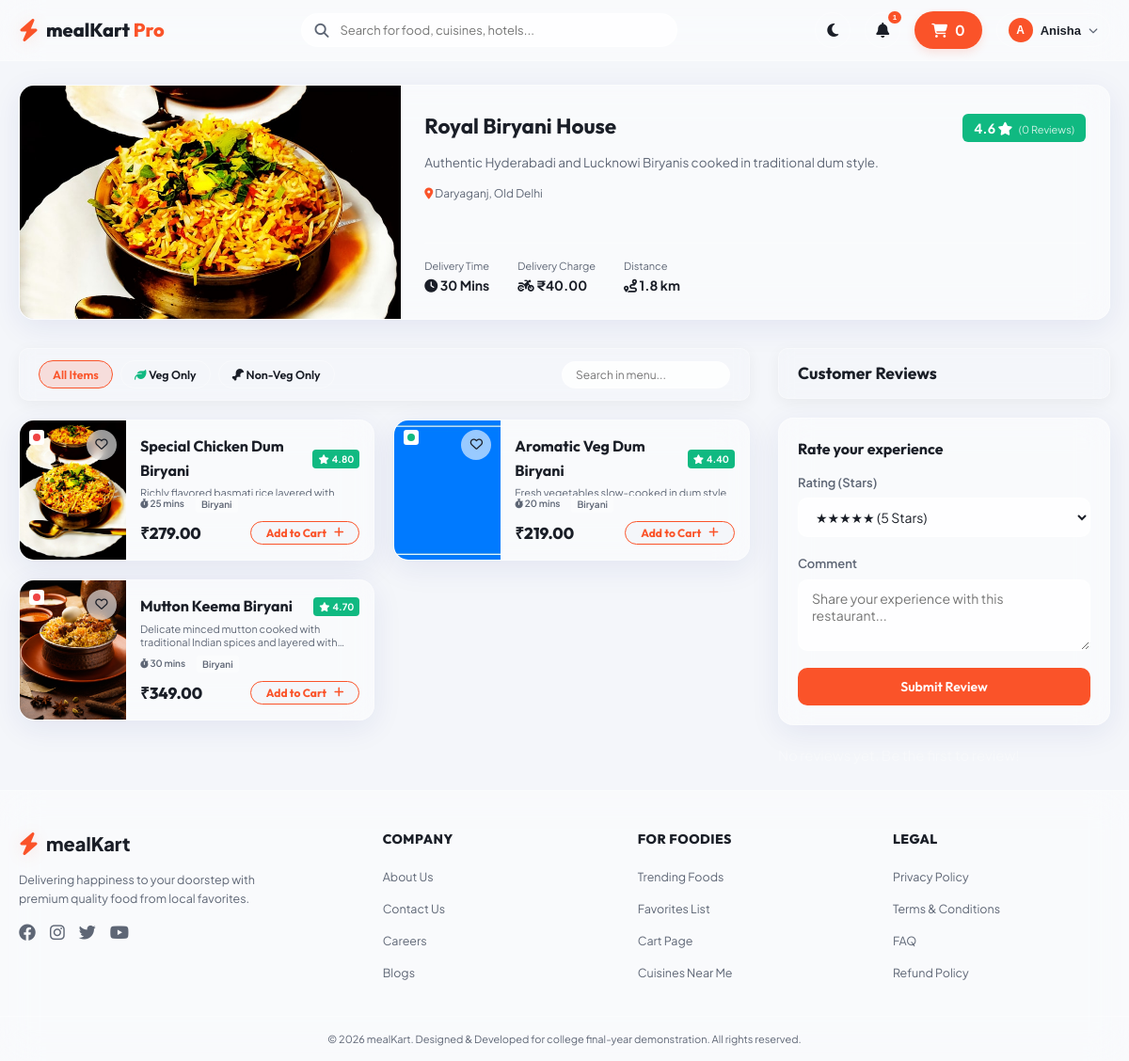
Page /hotel/2/ (signed in) on the committed database.
### foodapp/models.py (models this page shows, shortened)
class Hotel(models.Model):
    name = models.CharField(max_length=100)
    rating = models.DecimalField(max_digits=3, decimal_places=2, default=4.0, validators=[MinValueValidator(1.0), MaxValueValidator(5.0)])
    delivery_time = models.IntegerField(help_text="In minutes")
    delivery_charges = models.DecimalField(max_digits=5, decimal_places=2, default=0.0)
    distance = models.DecimalField(max_digits=4, decimal_places=1, help_text="In km")
    is_veg_only = models.BooleanField(default=False)
    has_non_veg = models.BooleanField(default=True)
    image = models.ImageField(upload_to='hotels/', blank=True, null=True, default='hotels/default_hotel.jpg')
    description = models.TextField(blank=True, null=True)
    address = models.TextField(blank=True, null=True)
    featured = models.BooleanField(default=False)

class FoodItem(models.Model):
    hotel = models.ForeignKey(Hotel, on_delete=models.CASCADE, related_name='menu_items')
    category = models.ForeignKey(Category, on_delete=models.SET_NULL, null=True, related_name='food_items')
    name = models.CharField(max_length=100)
    description = models.TextField()
    price = models.DecimalField(max_digits=6, decimal_places=2)
    rating = models.DecimalField(max_digits=3, decimal_places=2, default=4.0, validators=[MinValueValidator(1.0), MaxValueValidator(5.0)])
    is_veg = models.BooleanField(default=True)
    preparation_time = models.IntegerField(help_text="In minutes")
    image = models.ImageField(upload_to='foods/', blank=True, null=True, default='foods/default_food.jpg')
    is_trending = models.BooleanField(default=False)

class Category(models.Model):
    name = models.CharField(max_length=50, unique=True)
    image = models.ImageField(upload_to='categories/', blank=True, null=True, default='categories/default_category.jpg')
    class Meta:
        verbose_name_plural = "Categories"

### foodapp/views.py (the view, shortened to what this page needs)
# urls.py: path('hotel/<int:hotel_id>/', views.hotel_menu_view, name='hotel_menu'),
@login_required
def hotel_menu_view(request, hotel_id):
    hotel = get_object_or_404(Hotel, pk=hotel_id)
    food_items = hotel.menu_items.all()
    reviews = hotel.reviews.all().order_by('-created_at')
    avg_rating = reviews.aggregate(Avg('rating'))['rating__avg'] or hotel.rating
    hotel_categories = Category.objects.filter(food_items__hotel=hotel).distinct()
    fav_ids = Favourite.objects.filter(user=request.user).values_list('food_item_id', flat=True)
    cart, created = Cart.objects.get_or_create(user=request.user)
    cart_count = cart.items.aggregate(total_qty=Sum('quantity'))['total_qty'] or 0
    context = {
        'hotel': hotel,
        'food_items': food_items,
        'reviews': reviews,
        'avg_rating': round(avg_rating, 1),
        'hotel_categories': hotel_categories,
        'fav_ids': fav_ids,
        'cart_count': cart_count
    }
    return render(request, 'menu.html', context)

### templates/menu.html (shortened to what this page needs)
{% extends 'base.html' %}
{% block content %}
<div class="menu-container">
    <section class="hotel-hero glass-panel">
        <div class="hotel-hero-image">
            <img src="{{ hotel.image.url }}" alt="{{ hotel.name }}" onerror="this.src='/static/images/default_hotel.jpg'">
        </div>
        <div class="hotel-hero-details">
            <div class="hotel-hero-title">
                <h2>{{ hotel.name }}</h2>
                <div class="hotel-rating-large">
                    <span>{{ avg_rating }}</span> <i class="fa-solid fa-star"></i>
                    <span class="reviews-count">({{ reviews.count }} Reviews)</span>
                </div>
            </div>
            <p class="hotel-hero-desc">{{ hotel.description }}</p>
            <p class="hotel-hero-address"><i class="fa-solid fa-location-dot"></i> {{ hotel.address }}</p>
            <div class="hotel-stats-grid">
                <div class="stat-item">
                    <span class="stat-label">Delivery Time</span>
                    <span class="stat-value"><i class="fa-solid fa-clock"></i> {{ hotel.delivery_time }} Mins</span>
                </div>
                <div class="stat-item">
                    <span class="stat-label">Delivery Charge</span>
                    <span class="stat-value"><i class="fa-solid fa-motorcycle"></i> ₹{{ hotel.delivery_charges }}</span>
                </div>
                <div class="stat-item">
                    <span class="stat-label">Distance</span>
                    <span class="stat-value"><i class="fa-solid fa-route"></i> {{ hotel.distance }} km</span>
                </div>
            </div>
        </div>
    </section>
    <div class="menu-content-layout">
        <div class="menu-items-pane">
            <div class="menu-filter-bar glass-panel-light">
                <div class="menu-type-filters">
                    <button class="filter-btn active" id="btn-filter-all">All Items</button>
                    <button class="filter-btn" id="btn-filter-veg"><i class="fa-solid fa-leaf text-success"></i> Veg Only</button>
                    <button class="filter-btn" id="btn-filter-nonveg"><i class="fa-solid fa-drumstick-bite text-danger"></i> Non-Veg Only</button>
                </div>
                <div class="menu-search-sub">
                    <input type="text" id="menu-item-search" placeholder="Search in menu..." autocomplete="off">
                </div>
            </div>
            <div class="foods-grid" id="menu-foods-grid">
                {% for food in food_items %}
                <div class="food-item-card glass-panel menu-food-card" data-veg="{% if food.is_veg %}true{% else %}false{% endif %}" data-name="{{ food.name|lower }}">
                    <div class="food-card-image">
                        <img src="{{ food.image.url }}" alt="{{ food.name }}" onerror="this.src='/static/images/default_food.jpg'">
                        <span class="veg-badge {% if food.is_veg %}veg{% else %}non-veg{% endif %}"></span>
                        <button class="favorite-heart-btn {% if food.id in fav_ids %}liked{% endif %}" data-food-id="{{ food.id }}">
                            <i class="fa-{% if food.id in fav_ids %}solid{% else %}regular{% endif %} fa-heart"></i>
                        </button>
                    </div>
                    <div class="food-card-info">
                        <div class="food-card-title-row">
                            <h4>{{ food.name }}</h4>
                            <span class="food-rating"><i class="fa-solid fa-star"></i> {{ food.rating }}</span>
                        </div>
                        <p class="food-card-desc">{{ food.description }}</p>
                        <div class="food-card-meta">
                            <span class="meta-tag"><i class="fa-solid fa-stopwatch"></i> {{ food.preparation_time }} mins</span>
                            <span class="meta-tag cuisine-tag">{{ food.category.name }}</span>
                        </div>
                        <div class="food-card-price-row">
                            <span class="food-price">₹{{ food.price }}</span>
                            <button class="btn btn-primary btn-add-to-cart" data-food-id="{{ food.id }}">
                                <span>Add to Cart</span>
                                <i class="fa-solid fa-plus"></i>
                            </button>
                        </div>
                    </div>
                </div>
                {% empty %}
                <p class="no-items">This restaurant hasn't added any menu items yet.</p>
                {% endfor %}
            </div>
        </div>
        <div class="menu-reviews-pane">
            <div class="reviews-header glass-panel-light">
                <h3>Customer Reviews</h3>
            </div>
            <div class="submit-review-card glass-panel">
                <h4>Rate your experience</h4>
                <form method="POST" action="{% url 'hotel_menu' hotel.id %}">
                    <div class="form-group">
                        <label for="rating-select">Rating (Stars)</label>
                        <div class="rating-stars-input">
                            <select name="rating" id="rating-select" class="form-control" required>
                                <option value="5">★★★★★ (5 Stars)</option>
                            </select>
                        </div>
                    </div>
                    <div class="form-group">
                        <label for="comment-text">Comment</label>
                        <textarea name="comment" id="comment-text" class="form-control" rows="3" placeholder="Share your experience with this restaurant..." required></textarea>
                    </div>
                    <button type="submit" class="btn btn-primary btn-block">Submit Review</button>
                </form>
            </div>
            <div class="reviews-list">
                {% for review in reviews %}
                <div class="review-item glass-panel-light">
                    <div class="review-meta">
                        <div class="reviewer-avatar">
                            {{ review.user.username.0|upper }}
                        </div>
                        <div class="reviewer-details">
                            <h5>{{ review.user.first_name|default:review.user.username }}</h5>
                            <span class="review-date">{{ review.created_at|date:"d M Y" }}</span>
                        </div>
                        <div class="review-stars">
                            {% for i in "12345" %}
                                <i class="fa-solid fa-star {% if forloop.counter <= review.rating %}text-warning{% else %}text-muted{% endif %}"></i>
                            {% endfor %}
                        </div>
                    </div>
                    <p class="review-comment">{{ review.comment }}</p>
                </div>
                {% empty %}
                <p class="no-reviews text-center text-muted">No reviews yet. Be the first to review!</p>
                {% endfor %}
            </div>
        </div>
    </div>
</div>
{% endblock %}

### templates/base.html (shortened to what this page needs)
<!DOCTYPE html>
<html lang="en">
<head>
    <link rel="stylesheet" href="https://cdnjs.cloudflare.com/ajax/libs/font-awesome/6.4.0/css/all.min.css">
    <link rel="stylesheet" href="/static/css/style.css">
    <link rel="stylesheet" href="/static/css/responsive.css">
    <link rel="stylesheet" href="/static/css/animation.css">
</head>
<body class="light-mode">
    <header class="navbar-header">
        <div class="nav-container">
            <a href="{% url 'home' %}" class="nav-logo">
                <i class="fa-solid fa-bolt logo-icon"></i>
                <span class="logo-text">mealKart <span class="accent-text">Pro</span></span>
            </a>
            {% if user.is_authenticated %}
            <div class="nav-search-bar">
                <i class="fa-solid fa-magnifying-glass search-icon"></i>
                <input type="text" id="global-search-input" placeholder="Search for food, cuisines, hotels..." autocomplete="off">
            </div>
            {% endif %}
            <div class="nav-actions">
                <button id="theme-toggle-btn" class="nav-action-btn" title="Toggle Dark/Light Mode">
                    <i class="fa-solid fa-moon theme-icon"></i>
                </button>
                {% if user.is_authenticated %}
                <div class="notifications-dropdown-container">
                    <button class="nav-action-btn" id="notif-toggle-btn" title="Notifications">
                        <i class="fa-solid fa-bell"></i>
                        <span class="badge badge-pulse">1</span>
                    </button>
                </div>
                <a href="{% url 'cart' %}" class="nav-cart-btn" title="Shopping Cart">
                    <i class="fa-solid fa-cart-shopping"></i>
                    <span class="cart-badge-qty" id="global-cart-qty">{{ cart_count|default:0 }}</span>
                </a>
                <div class="profile-dropdown-container">
                    <button class="nav-profile-trigger" id="profile-menu-btn">
                        <div class="profile-avatar">
                            {% if user.first_name %}
                                {{ user.first_name.0|upper }}
                            {% else %}
                                {{ user.username.0|upper }}
                            {% endif %}
                        </div>
                        <span class="nav-username">{{ user.first_name|default:user.username }}</span>
                        <i class="fa-solid fa-chevron-down chevron-icon"></i>
                    </button>
                </div>
                {% else %}
                <a href="{% url 'login' %}" class="btn btn-outline">Sign In</a>
                <a href="{% url 'signup' %}" class="btn btn-primary">Sign Up</a>
                {% endif %}
            </div>
        </div>
    </header>
    <main class="main-content">
        {% block content %}{% endblock %}
    </main>
    <footer class="app-footer">
        <div class="footer-container">
            <div class="footer-brand">
                <div class="footer-logo">
                    <i class="fa-solid fa-bolt logo-icon"></i>
                    <span>mealKart</span>
                </div>
                <p class="footer-desc">Delivering happiness to your doorstep with premium quality food from local favorites.</p>
                <div class="footer-socials">
                    <a href="#"><i class="fa-brands fa-facebook"></i></a>
                    <a href="#"><i class="fa-brands fa-instagram"></i></a>
                    <a href="#"><i class="fa-brands fa-twitter"></i></a>
                    <a href="#"><i class="fa-brands fa-youtube"></i></a>
                </div>
            </div>
            <div class="footer-links">
                <h4>Company</h4>
                <ul>
                    <li><a href="{% url 'about' %}">About Us</a></li>
                    <li><a href="{% url 'contact' %}">Contact Us</a></li>
                    <li><a href="#">Careers</a></li>
                    <li><a href="#">Blogs</a></li>
                </ul>
            </div>
            <div class="footer-links">
                <h4>For Foodies</h4>
                <ul>
                    <li><a href="{% url 'home' %}">Trending Foods</a></li>
                    <li><a href="{% url 'profile' %}#favourites">Favorites List</a></li>
                    <li><a href="{% url 'cart' %}">Cart Page</a></li>
                    <li><a href="#">Cuisines Near Me</a></li>
                </ul>
            </div>
            <div class="footer-links">
                <h4>Legal</h4>
                <ul>
                    <li><a href="#">Privacy Policy</a></li>
                    <li><a href="#">Terms & Conditions</a></li>
                    <li><a href="#">FAQ</a></li>
                    <li><a href="#">Refund Policy</a></li>
                </ul>
            </div>
        </div>
        <div class="footer-bottom">
            <p>&copy; 2026 mealKart. Designed & Developed for college final-year demonstration. All rights reserved.</p>
        </div>
    </footer>
</body>
</html>

### static/css/animation.css (style rules this page uses)
.badge-pulse { animation: badgePulse 2s infinite ease-in-out; }

### rows in the picture
Hotel: image (picture), name "Royal Biryani House", description "Authentic Hyderabadi and Lucknowi Biryanis cooked in traditional dum style.", address "Daryaganj, Old Delhi", delivery_time "30", delivery_charges "40.00", distance "1.8"
FoodItem: image (picture), name "Special Chicken Dum Biryani", rating "4.80", description "Richly flavored basmati rice layered…", preparation_time "25", category.name "Biryani", price "279.00"
FoodItem: shows a picture, name "Aromatic Veg Dum Biryani", rating "4.40", description "Fresh vegetables slow-cooked in dum…", preparation_time "20", category.name "Biryani", price "219.00"
FoodItem: image (picture), name "Mutton Keema Biryani", rating "4.70", description "Delicate minced mutton cooked with traditional Indian spices and layered…", preparation_time "30", category.name "Biryani", price "349.00"

### other values in the picture
{{ cart_count|default:0 }} "0"
{{ user.first_name.0|upper }} "A"
{{ user.first_name|default:user.username }} "Anisha"
{{ avg_rating }} "4.6"
{{ reviews.count }} "0"
